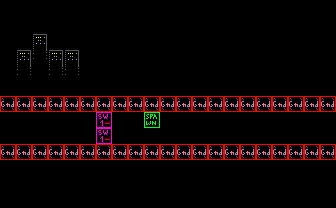

Below is a game level as drawn by its tile map, then a one-line description and the .tmx file that defines it, in full:
An orthogonal 21x13 tile map with 16x16 px tiles, 2 tile layers (bg, col), 2 tilesets.

<map version="1.5" tiledversion="1.5.0" orientation="orthogonal" renderorder="right-down" width="21" height="13" tilewidth="16" tileheight="16" infinite="0" nextlayerid="4" nextobjectid="20">
 <tileset firstgid="1" source="tileset.tsx" />
 <tileset firstgid="241" source="obj.tsx" />
 <layer id="1" name="bg" width="21" height="13">
  <data encoding="csv">
18,18,18,18,18,18,18,18,18,18,18,18,18,18,18,18,18,18,18,18,18,
18,18,18,18,18,18,18,18,18,18,18,18,18,18,18,18,18,18,18,18,18,
18,18,17,18,18,18,18,18,18,18,18,18,18,18,18,18,18,18,18,18,18,
18,17,37,17,17,18,18,18,18,18,18,18,18,18,18,18,18,18,18,18,18,
18,37,18,37,37,18,18,18,18,18,18,18,18,18,18,18,18,18,18,18,18,
18,18,18,18,18,18,18,18,18,18,18,18,18,18,18,18,18,18,18,18,18,
99,99,99,99,99,99,99,99,99,99,99,99,99,99,99,99,99,99,99,99,99,
18,18,18,18,18,18,18,18,18,18,18,18,18,18,18,18,18,18,18,18,20,
18,18,18,18,18,18,18,18,18,18,18,18,18,18,18,18,18,18,18,18,18,
99,99,99,99,99,99,99,99,99,99,99,99,99,99,99,99,99,99,99,99,99,
18,18,18,18,18,18,18,18,18,18,18,18,18,18,18,18,18,18,18,18,18,
18,18,18,18,18,18,18,18,18,18,18,18,18,18,18,18,18,18,18,18,18,
18,18,18,18,18,18,18,18,18,18,18,18,18,18,18,18,18,18,18,18,18
</data>
 </layer>
 <layer id="2" name="col" width="21" height="13">
  <data encoding="csv">
241,241,241,241,241,241,241,241,241,241,241,241,241,241,241,241,241,241,241,241,241,
241,241,241,241,241,241,241,241,241,241,241,241,241,241,241,241,241,241,241,241,241,
241,241,241,241,241,241,241,241,241,241,241,241,241,241,241,241,241,241,241,241,241,
241,241,241,241,241,241,241,241,241,241,241,241,241,241,241,241,241,241,241,241,241,
241,241,241,241,241,241,241,241,241,241,241,241,241,241,241,241,241,241,241,241,241,
241,241,241,241,241,241,241,241,241,241,241,241,241,241,241,241,241,241,241,241,241,
242,242,242,242,242,242,242,242,242,242,242,242,242,242,242,242,242,242,242,242,242,
241,241,241,241,241,241,251,241,241,243,241,241,241,241,241,241,241,241,241,241,241,
241,241,241,241,241,241,251,241,241,241,241,241,241,241,241,241,241,241,241,241,241,
242,242,242,242,242,242,242,242,242,242,242,242,242,242,242,242,242,242,242,242,242,
241,241,241,241,241,241,241,241,241,241,241,241,241,241,241,241,241,241,241,241,241,
241,241,241,241,241,241,241,241,241,241,241,241,241,241,241,241,241,241,241,241,241,
241,241,241,241,241,241,241,241,241,241,241,241,241,241,241,241,241,241,241,241,241
</data>
 </layer>
 <objectgroup id="3" name="obj">
  <properties>
   <property name="string_id" type="int" value="1" />
  </properties>
 </objectgroup>
</map>
